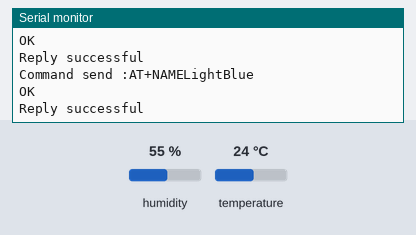
This sketch was run on a simulated Arduino Uno, built with avr-gcc and run on an emulated ATmega328P. Shown: the last lines printed to the serial monitor. The test bench sets the inputs (shaded band); at power-on: temperature 24 °C, humidity 55 %. The modem accepts every AT command (registered, SIM ready, sends succeed) and sends nothing else.

Above: at 2.0 s.
2.1 s: temperature set to 12 °C
At 4.1 s:
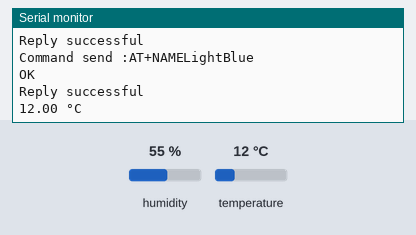
6.3 s: temperature set to 19 °C
At 7.3 s:
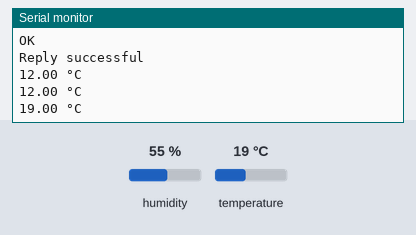

Measured:
- after the input at 2.1 s, the serial monitor: prints a new line after 0.72 s (image 1)
- after the input at 6.3 s, the serial monitor: prints a new line after 0.56 s (image 2)

The sketch:

BLE_V1.0.7D.ino
```cpp
// (licence header left out)
#include <SoftwareSerial.h>
#include "DHT.h"

SoftwareSerial mySerial(2, 3); // RX, TX

int PIN_EN_OUT = 4;
int PIN_STATE_IN = 5;

#define DHTPIN 8     // what digital pin we're connected to
#define DHTTYPE DHT22   // DHT 22  (AM2302), AM2321
DHT dht(DHTPIN, DHTTYPE);

void setup() {
  // put your setup code here, to run once:
  mySerial.begin(9600);
  Serial.begin(9600);

  dht.begin();

  sendCommand("AT");
  sendCommand("AT+ROLE0");
  sendCommand("AT+UUID0xFFE0");
   sendCommand("AT+CHAR0xFFE1");
  sendCommand("AT+NAMELightBlue");
}

void sendCommand(const char * command) {
  Serial.print("Command send :");
  Serial.println(command);
  mySerial.println(command);
  //wait some time
  delay(100);

  char reply[100];
  int i = 0;
  while (mySerial.available()) {
    reply[i] = mySerial.read();
    i += 1;
  }
  //end the string
  reply[i] = '\0';
  Serial.print(reply);
  Serial.println("Reply successful");
  delay(50);
}

void writeSerialToBLE(int value) {
  mySerial.println(value);
}

void loop() {
  // Wait a few seconds between measurements.
  delay(2000);

  // Reading temperature or humidity takes about 250 milliseconds!
  // Sensor readings may also be up to 2 seconds 'old' (its a very slow sensor)
  float h = dht.readHumidity();
  // Read temperature as Celsius (the default)
  float t = dht.readTemperature();
  // Read temperature as Fahrenheit (isFahrenheit = true)
  float f = dht.readTemperature(true);

  // Check if any reads failed and exit early (to try again).
  if (isnan(h) || isnan(t) || isnan(f)) {
    Serial.println("Failed to read from DHT sensor!");
    return;
  }

  // Compute heat index in Fahrenheit (the default)
  float hif = dht.computeHeatIndex(f, h);
  // Compute heat index in Celsius (isFahreheit = false)
  float hic = dht.computeHeatIndex(t, h, false);

  //Serial.print("Humidity: ");
  //Serial.print(h);
  //Serial.print(" %\t");
  //Serial.print("Temperature: ");
  Serial.print(t);
  Serial.println(" °C");
  mySerial.print(t);
  mySerial.println(" °C");
  //Serial.print(f);
  //Serial.print(" *F\t");
  //Serial.print("Heat index: ");
  //Serial.print(hic);
  //Serial.print(" *C ");
  //Serial.print(hif);
  //Serial.println(" *F");

}
```
